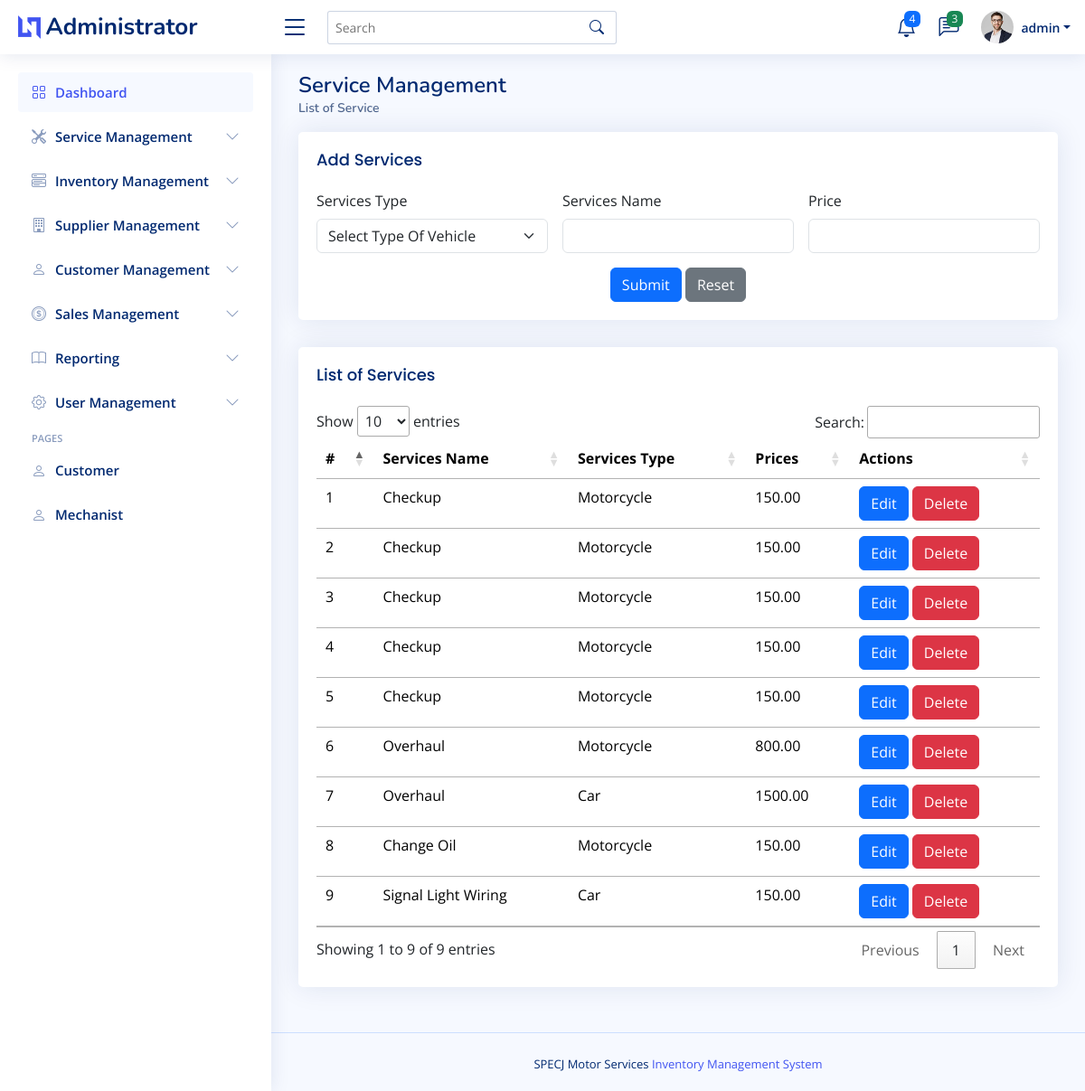
/admin/services_details.php (signed in), run on the app's committed database.
### tables this page shows
CREATE TABLE `services`  (
  `id` int NOT NULL AUTO_INCREMENT,
  `services_type` enum('Car','Motorcycle') NOT NULL,
  `services_name` varchar(255) NOT NULL,
  `price` decimal(10, 2) NOT NULL,
  PRIMARY KEY (`id`) USING BTREE
);

### admin/services_details.php (the view, shortened to what this page needs)
<?php
    include("admin_header.php");
?>
<body>
<?php
    include("admin_topnav.php");
    include("admin_sidenav.php");
?>
  <main id="main" class="main">
    <div class="pagetitle">
      <h1>Service Management</h1>
      <nav>
        <ol class="breadcrumb">
          <li class="breadcrumb-item active">List of Service</li>
        </ol>
      </nav>
    </div>
    <section class="section">
      <div class="row">
        <div class="col-lg-12">
        <div class="card">
            <div class="card-body">
              <h5 class="card-title">Add Services</h5>
              <form class="row g-3" action="process_code/Services_registration.php" method="POST">
                <div class="col-md-4">
                  <label for="inputName5" class="form-label">Services Type</label>
                    <select name="services_type" id="services_type" class="form-select">
                            <option selected>Select Type Of Vehicle</option>
                    </select>
                </div>
                <div class="col-md-4">
                  <label for="inputEmail5" class="form-label">Services Name</label>
                  <input type="text" class="form-control" id="inputEmail5" name="services_name">
                </div>
                <div class="col-md-4">
                  <label for="inputPassword5" class="form-label">Price</label>
                  <input type="number" class="form-control" id="inputPassword5" name="price">
                </div>
                <div class="text-center">
                  <button type="submit" class="btn btn-primary">Submit</button>
                  <button type="reset" class="btn btn-secondary">Reset</button>
                </div>
              </form>
            </div>
          </div>
        </div>
        <div class="col-lg-12">
        <div class="card">
            <div class="card-body">
              <h5 class="card-title">List of Services</h5>
              <table class="table table-hover" id="services_datatable">
              <thead>
                     <tr>
                    <th scope="col">#</th>
                    <th scope="col">Services Name</th>
                    <th scope="col">Services Type</th>
                    <th scope="col">Prices</th>
                    <th scope="col">Actions</th>
                    </tr>
                  </thead>
                  <tbody>
                    <?php
                        $stmt = $connection->prepare("SELECT * FROM services");
                        $stmt->execute();
                        $result = $stmt->get_result();
                        $count = 1;
                        while($row = $result->fetch_assoc())
                        {
                            echo "<tr>";
                            echo "<td>".$count."</td>";
                            echo "<td>".$row['services_name']."</td>";
                            echo "<td>".$row['services_type']."</td>";
                            echo "<td>".$row['price']."</td>";
                            echo "<td><a href='edit_services.php?id=".$row['id']."' class='btn btn-primary'>Edit</a>
                                    <a href='delete_services.php?id=".$row['id']."' class='btn btn-danger'>Delete</a>
                                    </td>";
                            echo "</tr>";
                            $count++;
                        }
                    ?>
                </tbody>
              </table>
            </div>
          </div>
        </div>
      </div>
        </section>
    </main>
  <?php
    include("admin_footer.php");
    ?>

### assets/css/style.css (style rules this page uses)
:root { scroll-behavior: smooth; }
body { font-family: "Open Sans", sans-serif; background: #f6f9ff; color: #444444; }
h1, h2, h3, h4, h5, h6 { font-family: "Nunito", sans-serif; }
#main { margin-top: 60px; padding: 20px 30px; transition: all 0.3s; }
.pagetitle { margin-bottom: 10px; }
.pagetitle h1 { font-size: 24px; margin-bottom: 0; font-weight: 600; color: #012970; }
.card { margin-bottom: 30px; border: none; border-radius: 5px; box-shadow: 0px 0 30px rgba(1, 41, 112, 0.1); }
.card-title { padding: 20px 0 15px 0; font-size: 18px; font-weight: 500; color: #012970; font-family: "Poppins", sans-serif; }
.card-body { padding: 0 20px 20px 20px; }
.breadcrumb { font-size: 14px; font-family: "Nunito", sans-serif; color: #899bbd; font-weight: 600; }
.breadcrumb .breadcrumb-item::before { color: #899bbd; }
.breadcrumb .active { color: #51678f; font-weight: 600; }
@media (min-width: 1200px) { #main, #footer { margin-left: 300px; } }

### data on the page
services: services_name "Checkup", services_type "Motorcycle", price "150.00"
services: services_name "Checkup", services_type "Motorcycle", price "150.00"
services: services_name "Checkup", services_type "Motorcycle", price "150.00"
services: services_name "Checkup", services_type "Motorcycle", price "150.00"
services: services_name "Checkup", services_type "Motorcycle", price "150.00"
services: services_name "Overhaul", services_type "Motorcycle", price "800.00"
services: services_name "Overhaul", services_type "Car", price "1500.00"
services: services_name "Change Oil", services_type "Motorcycle", price "150.00"
services: services_name "Signal Light Wiring", services_type "Car", price "150.00"

### other printed values
$_SESSION['username'] "admin"
